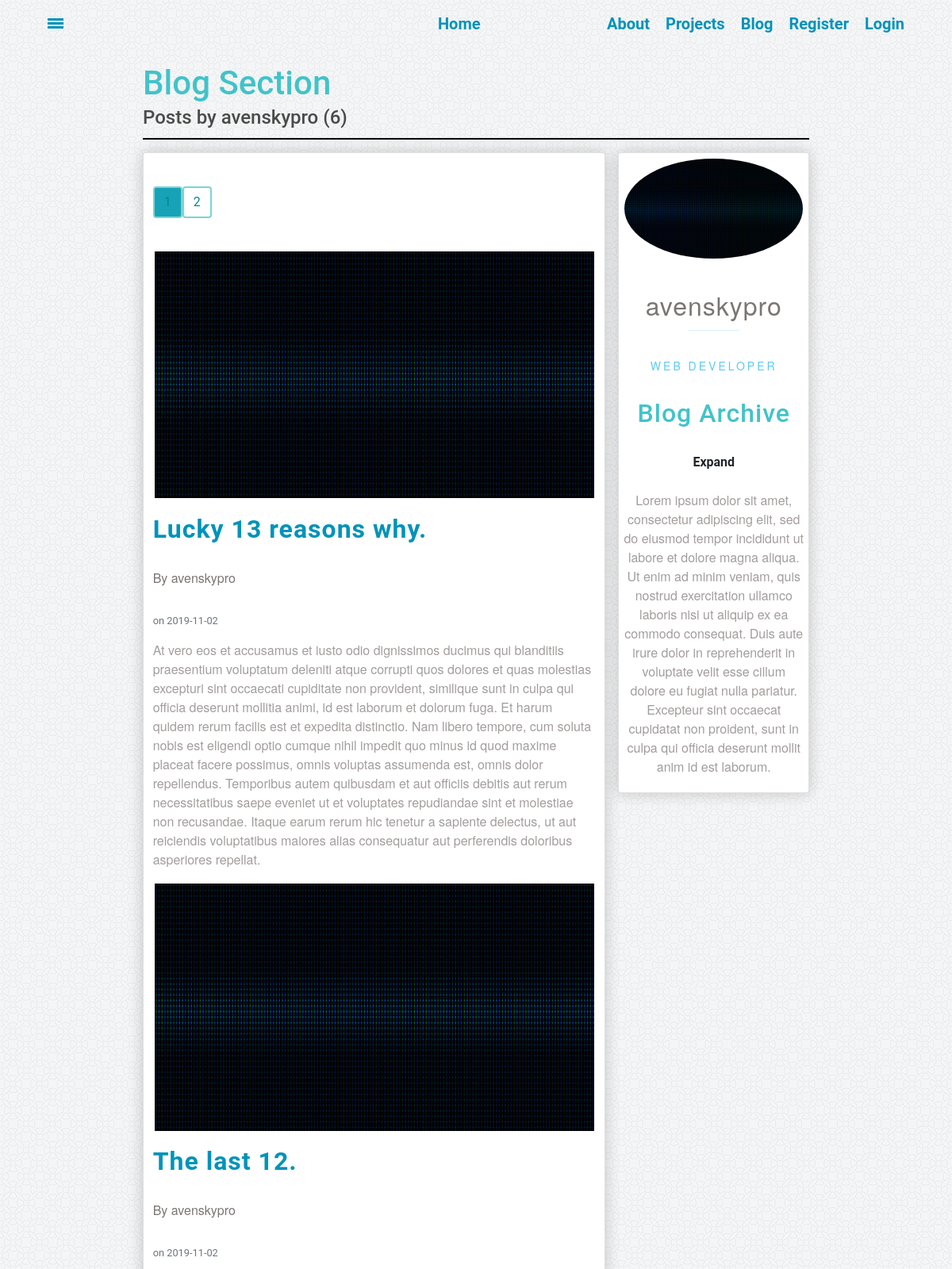
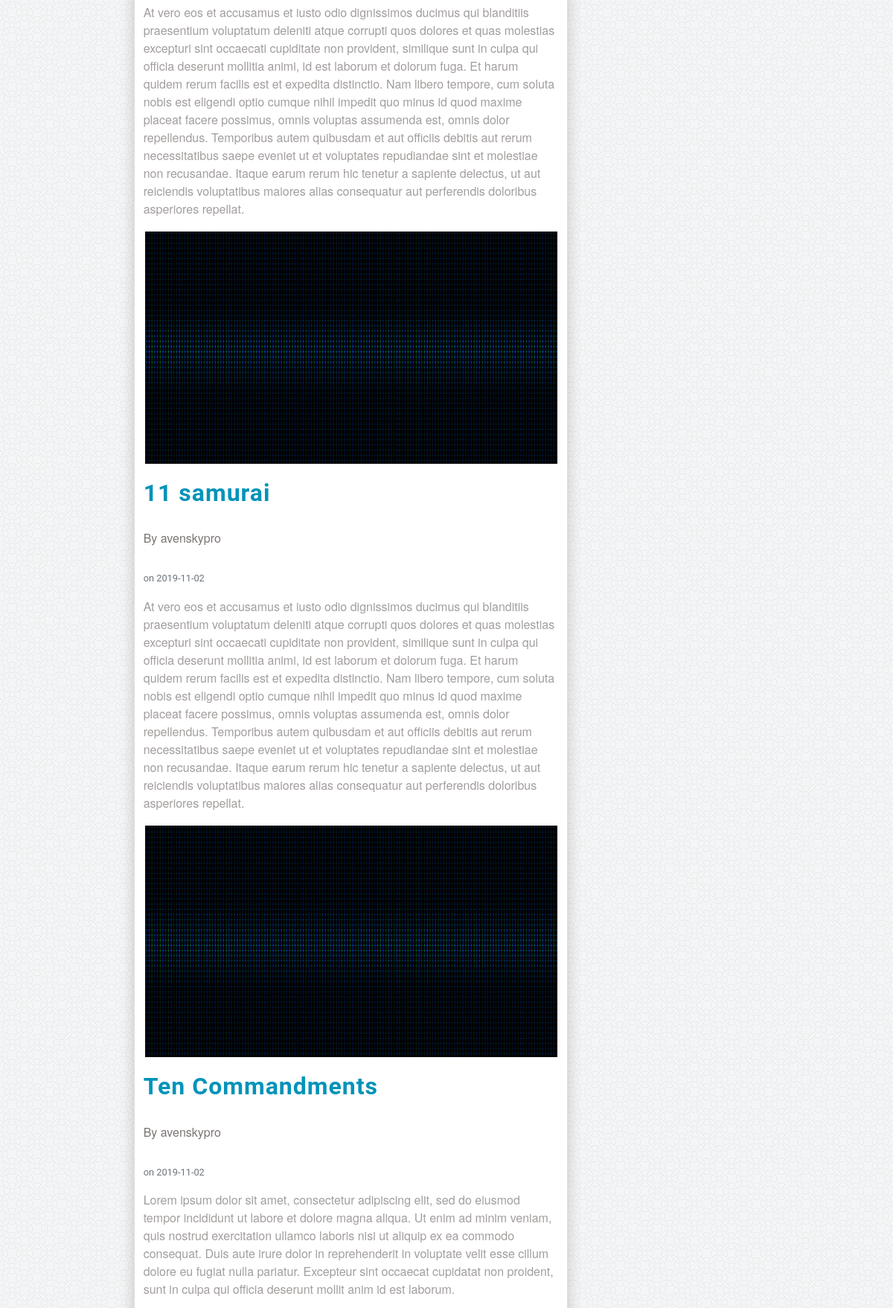
The app's page /user/avenskypro (upper part) with its own data (2 pictures, top to bottom).
### webdev/models.py (models this page shows, shortened)
class User(db.Model, UserMixin):
    id = db.Column(db.Integer, primary_key=True)
    username = db.Column(db.String(20), unique=True, nullable=False)
    email = db.Column(db.String(120),  unique=True, nullable=False)
    image_file = db.Column(db.String(20), nullable=False, default='blank_user.gif')
    password = db.Column(db.String(60), nullable=False)
    posts = db.relationship('Post', backref='author', lazy=True)

class Post(db.Model):
    __tablename__= 'post'
    id = db.Column(db.Integer, primary_key=True)
    title = db.Column(db.String(100), nullable=False)
    date_posted = db.Column(db.DateTime, nullable=False, default=datetime.datetime.utcnow())
    content = db.Column(db.Text, nullable=False)
    user_id = db.Column(db.Integer, db.ForeignKey('user.id'), nullable=False)

### webdev/routes.py (the view)
@app.route("/user/<string:username>")
def user_posts(username):
    page = request.args.get('page', type=int, default=1)
    user = User.query.filter_by(username=username).first_or_404()
    posts = Post.query.filter_by(author=user).order_by(Post.id.desc())\
        .paginate(page=page, per_page=5)
    return render_template('user_posts.html', posts=posts, user=user)

### webdev/templates/user_posts.html (shortened to what this page needs)
{% extends "main.html" %}
{% block content %}
<div class="blog-wrapper content-wrapper" id="blog">
	<div class="box header">
		<a href="{{ url_for('showBlog') }}"><h2>Blog Section</h2></a>
		<h3>Posts by {{ user.username }} ({{ posts.total }})</h3>
	</div>
	<div class="box content">
		<div class="blog-card card">
			<ul class="pagination">
			{% for page_num in posts.iter_pages(left_edge=1, right_edge=1, left_current=1, right_current=2) %}
					{% if page_num %}
						 {% if posts.page == page_num %}
							 <li><a class="btn btn-info mb-4" href="{{ url_for('user_posts', username=user.username, page=page_num) }}">{{ page_num }}</a></li>
						 {% else %}
							 <li><a class="btn btn-outline-info mb-4" href="{{ url_for('user_posts', username=user.username, page=page_num) }}">{{ page_num }}</a></li>
						 {% endif %}
					{% else %}
						<li>
							<a class="btn btn-outline-info mb-4">
							<span class="ellipsis">&hellip;</span>
							</a>
						</li>
					{% endif %}
			{% endfor %}
			</ul>
			{% for post in posts.items %}
			<img class="blog-card-img" src="{{ url_for('static', filename='pics/heading.gif') }}">
			<a class="card-title" href="{{ url_for('post', post_id=post.id )}}">{{ post.title }}</a>
			<p>By {{ post.author.username }}</p>
			<small class="text-muted"> on {{ post.date_posted.strftime('%Y-%m-%d') }}</small>
			<p class="card-content">{{ post.content }}</p>
			{% endfor %}
		</div>
	</div>
	<div class="box sidebar">
		<div class="side-card card">
			<img class="card-img" src="{{ url_for('static', filename='pics/heading.gif') }}">
			<p class="card-name">{{ user.username }}</p>
			<p class="card-position">Web Developer</p>
			<h2 class="card-title">Blog Archive</h2>
			<div class="card-archive">
			  <label for="togList1">
			    <span>Expand</span>
			  </label>
			</div>
			<p class="card-info">Lorem ipsum dolor sit amet, consectetur adipiscing elit, sed do eiusmod tempor incididunt ut labore et dolore magna aliqua. Ut enim ad minim veniam, quis nostrud exercitation ullamco laboris nisi ut aliquip ex ea commodo consequat. Duis aute irure dolor in reprehenderit in voluptate velit esse cillum dolore eu fugiat nulla pariatur. Excepteur sint occaecat cupidatat non proident, sunt in culpa qui officia deserunt mollit anim id est laborum.</p>
		</div>
	</div>
</div>
{% endblock %}

### webdev/static/styles.css (style rules this page uses)
.header h2 { font-size: 3em; margin:0px; }
.header h3 { margin: 0px; font-size: 1.5em; line-height: 1.5em; }
.header { align-items: center; margin-bottom:2%; white-space: nowrap; height:100%; border-bottom: solid 2px black; }
.content-wrapper { min-height: 90vh; margin: 0 15%; padding: 10vh 0 0; display: grid; grid-template-rows: 12vh min-content; grid-gap: 1em; grid-template-columns: 1fr; grid-template-areas: "header" "content" }
.sidebar { grid-area: sidebar; }
.content { grid-area: content; }
.header { grid-area: header; }
.blog-wrapper { grid-template-columns: 14vw; grid-template-areas: "header header header header header header header" "content content content content content content sidebar"; }
.card { background-color: rgba(255, 255, 255, 1); box-shadow: 0 0 20px rgba(0,0,0,.2); padding:2%; display: grid; grid-gap: 1em; margin-bottom: 2%; }
.card-name::after { margin-left: 0; }
.card-name { grid-area: name; }
.card-img { grid-area: image; }
.card-position { grid-area: position; }
.card-info { grid-area: info; }
.card-archive { grid-area: archive; }
.blog-card { grid-template-rows: 1fr; grid-template-columns: 1fr; grid-template-areas: "image" "title" "author" "content"; }
.side-card { display: flex; text-align: center; }
a { color: dodgerblue; }
.card-info { font-weight: 300; opacity: .7; }
.card-name { text: nowrap; letter-spacing: 1px; font-size: 2rem; margin: .75em 0 0; line-height: 1; }
.card-name::after { content: ''; display: block; width: 2em; height: 1px; background: #5bcbf0; margin: .5em auto .65em; opacity: .25; }
.card-position { text-transform: uppercase; font-size: .875rem; letter-spacing: 3px; margin: 0 0 .5vem; line-height: 1; color: #5bcbf0; }
.card-img { justify-self: center; max-width: 100%; border-radius: 50%; border: 2px solid white; }
.blog-card-img { justify-self: center; max-width: 100%; border-radius: 50%; border: 2px solid white; border-radius: 0; }
.card-title { letter-spacing: 1px; margin: .15em 0 .55em; line-height: 1; font-size: 2rem; }
.card-content { font-weight: 300; opacity: .7; margin: 0 0; }
.btn { display: block; margin: 30px auto 80px; border: 2px solid #7AD4D0; color: darkcyan; }
.pagination { margin-bottom: 0; }
body { margin: 0px; overflow-x: hidden; }
* { font-family: "Helvetica Neue Bold", Roboto, Helvetica, Arial, sans-serif; font-weight: 700; }
h2 { font-size: 3em; color: #42C3C9; }
h3 { font-size: 24px; color: #4A4A4A; line-height: 23px; }
p { font-family: "Helvetica Neue", Roboto, Helvetica, Arial, sans-serif; font-size: 16px; color: #7B7573; font-weight: 400; }
a { font-size: 14px; color: #0093B9; line-height: 17px; text-decoration: none; }

### records on screen
User: username "avenskypro"
Post: title "Lucky 13 reasons why.", author.username "avenskypro", date_posted "2019-11-02", content "At vero eos et accusamus et iusto odio dignissimos ducimus qui blanditiis praesentium voluptatum deleniti atque corrupti quos dolores et quas molestias excepturi sint occaecati cupiditate non provident, similique sunt in culpa qui officia deserunt mollitia animi, id est laborum et dolorum fuga. Et harum quidem rerum facilis est et expedita distinctio. Nam libero tempore, cum soluta nobis est eligendi optio cumque nihil impedit quo minus id quod maxime placeat facere possimus, omnis voluptas assumenda est, omnis dolor repellendus. Temporibus autem quibusdam et aut officiis debitis aut rerum necessitatibus saepe eveniet ut et voluptates repudiandae sint et molestiae non recusandae. Itaque…"
Post: title "The last 12.", author.username "avenskypro", date_posted "2019-11-02", content "At vero eos et accusamus et iusto odio dignissimos ducimus qui blanditiis praesentium voluptatum deleniti atque corrupti quos dolores et quas molestias excepturi sint occaecati cupiditate non provident, similique sunt in culpa qui officia deserunt mollitia animi, id est laborum et dolorum fuga. Et harum quidem rerum facilis est et expedita distinctio. Nam libero tempore, cum soluta nobis est eligendi optio cumque nihil impedit quo minus id quod maxime placeat facere possimus, omnis voluptas assumenda est, omnis dolor repellendus. Temporibus autem quibusdam et aut officiis debitis aut rerum necessitatibus saepe eveniet ut et voluptates repudiandae sint et molestiae non recusandae. Itaque…"
Post: title "11 samurai", author.username "avenskypro", date_posted "2019-11-02", content "At vero eos et accusamus et iusto odio dignissimos ducimus qui blanditiis praesentium voluptatum deleniti atque corrupti quos dolores et quas molestias excepturi sint occaecati cupiditate non provident, similique sunt in culpa qui officia deserunt mollitia animi, id est laborum et dolorum fuga. Et harum quidem rerum facilis est et expedita distinctio. Nam libero tempore, cum soluta nobis est eligendi optio cumque nihil impedit quo minus id quod maxime placeat facere possimus, omnis voluptas assumenda est, omnis dolor repellendus. Temporibus autem quibusdam et aut officiis debitis aut rerum necessitatibus saepe eveniet ut et voluptates repudiandae sint et molestiae non recusandae. Itaque…"
Post: title "Ten Commandments", author.username "avenskypro", date_posted "2019-11-02", content "Lorem ipsum dolor sit amet, consectetur adipiscing elit, sed do eiusmod tempor incididunt ut labore et dolore magna aliqua. Ut enim ad minim veniam, quis nostrud exercitation ullamco laboris nisi ut aliquip ex ea commodo consequat. Duis aute irure dolor in reprehenderit in voluptate velit esse cillum dolore eu fugiat nulla pariatur. Excepteur sint occaecat cupidatat non proident, sunt in culpa qui officia deserunt mollit anim id est laborum."

### other values on screen
{{ posts.total }} "6"
{{ page_num }} "1"
{{ page_num }} "2"
